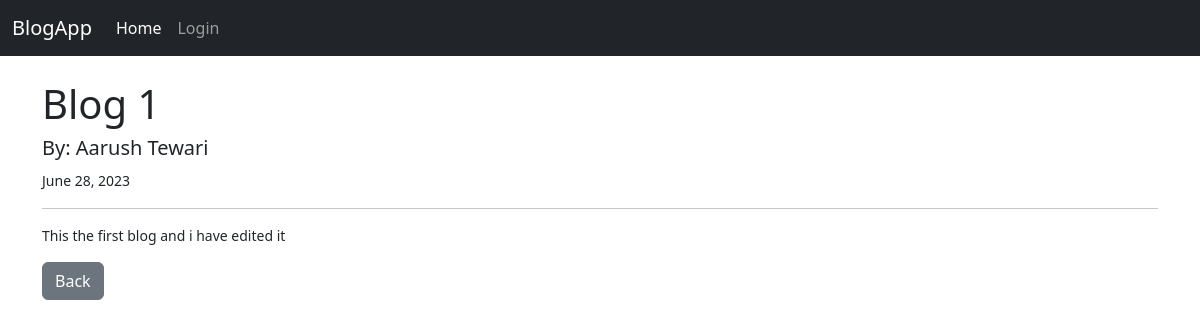
Page /blog/2 on the committed database.
### blog/models.py (models this page shows, shortened)
class Post(models.Model):
    title = models.CharField(max_length=100)
    author = models.ForeignKey(User, on_delete=models.CASCADE, max_length=100)
    body = models.TextField()
    creation_date = models.DateField(auto_now_add=True)

### blog/views.py (the view)
# urls.py: path('blog/<int:pk>', BlogDetailView.as_view(), name='blog-detail'),
class BlogDetailView(DetailView):
    model = Post
    template_name =  'blog_details.html'

### templates/blog_details.html (shortened to what this page needs)
{% extends 'base.html' %}
{% block content %}
<h1> {{object.title}} </h1>
<h5>By: {{object.author.first_name}} {{object.author.last_name}}</h5>
<small>{{object.creation_date}}
<hr>
<p>{{object.body}}</p>
<a href="{% url 'home' %} " class="btn btn-secondary">Back</a>
{% endblock %}

### rows in the picture
Post: title "Blog 1", author.first_name "Aarush", author.last_name "Tewari", creation_date "June 28, 2023", body "This the first blog and i have edited it"
